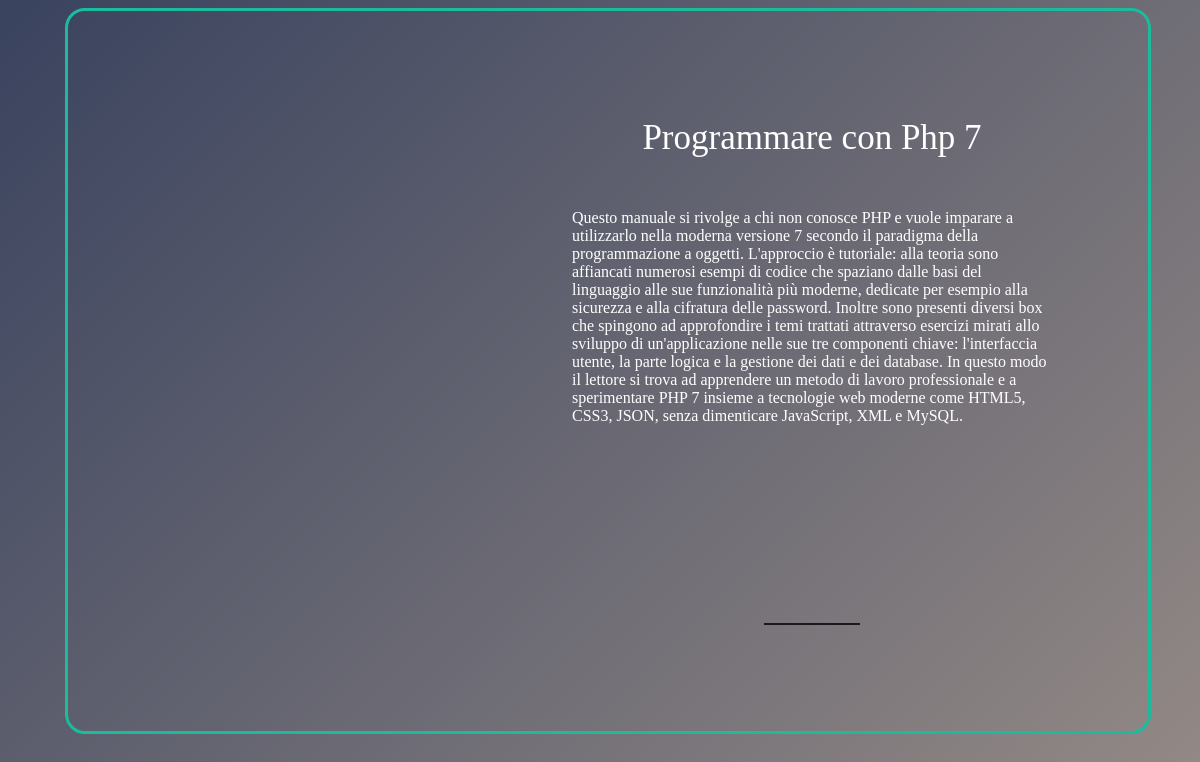
Screenshot of /libro.php?ISBN=2581473691590 (signed in) with the database file from the repository.
### tables this page shows
CREATE TABLE `libro` (
  `CodiceLibro` varchar(16) NOT NULL,
  `Titolo` text NOT NULL,
  `Lingua` text NOT NULL,
  `Editore` text NOT NULL,
  `AnnoPubblicazione` int(4) NOT NULL,
  `Sezione` text NOT NULL,
  `NumScaffale` int(16) NOT NULL,
  `NumPosto` int(16) NOT NULL,
  `ISBN` varchar(32) NOT NULL,
  `immagine` text NOT NULL,
  `descrizione` text NOT NULL
);

### libro.php (the view, shortened to what this page needs)
<?php session_start();
$servername = "localhost";
$username = "admin";
$password = "admin";
$dbname = "biblioteca";
$conn = new mysqli($servername, $username, $password, $dbname);
$query = "SELECT Titolo,Immagine,descrizione FROM `libro` WHERE ISBN like '".$_GET["ISBN"]."';";
$result = mysqli_query($conn,$query);
$libro = mysqli_fetch_array($result,MYSQLI_ASSOC);
?>
<!DOCTYPE html>
<html lang="en">
<head>
    <link rel="stylesheet" href="css/libro.css">
</head>
<body>
    <div class="page">
        <div class="left">
            <div class="immagine" style="background-image: url('<?php echo $libro["Immagine"]?>');"></div>
        </div>
        <div class="right">
            <p class="Titolo" style="font-size:35px"><?php echo $libro["Titolo"]?></p>
            <p class = "descrizione" ><?php echo $libro["descrizione"]?></p>
            <div class="interactions">
                <button class="button-28" placeholder="Prendi in prestito" ></button>
                <button class="button-28" ></button>
            </div>
        </div>
    </div>
</body>
</html>

### css/libro.css (style rules this page uses)
body { background: linear-gradient(135deg, rgba(36, 46, 77, 0.9), rgba(137, 126, 121, 0.9)); color : white; background-repeat: no-repeat; background-size: cover; height: 100vh; width: 100%; }
.page { display: flex; flex-direction: row; border: 3px solid #1abc9c; border-radius: 20px; width: 90vw; height: 90vh; margin: auto; }
.immagine { position: relative; border-radius: 20px; width: 18vw; height: 60vh; background-repeat: no-repeat; background-size: cover; margin-top:auto; margin-bottom: auto; }
.left { display: flex; flex-direction: column; margin:auto; }
.right { display: flex; flex-direction: column; margin :auto; }
.Titolo { text-align: center; margin-top:auto; }
.descrizione { margin-bottom:auto; max-width: 40vw; }
.interactions { display:flex; margin-top: 20vh; margin-left: auto; margin-right:auto; }
.button-28 { appearance: none; background-color: transparent; border-bottom: 2px solid #1A1A1A; border-top: transparent; border-left: transparent; border-right: transparent; color: white; cursor: pointer; font-family: Roobert,-apple-system,BlinkMacSystemFont,"Segoe UI",Helvetica,Arial,sans-serif,"Apple Color Emoji","Segoe UI Emoji","Segoe UI Symbol"; font-size: 14px; font-weight: 600; line-height: normal; min-width: 0; outline: none; padding: 10px 15px; text-align: center; text-decoration: none; transition: all 300ms cubic-bezier(.23, 1, 0.32, 1); -webkit-user-select: none; touch-action: manipulation; will-change: transform; height: 5vh; width: 4vw; }

### rows the page displays
libro: Titolo "Programmare con Php 7", descrizione "Questo manuale si rivolge a chi non conosce PHP e vuole imparare a utilizzarlo nella moderna versione 7 secondo il paradigma della programmazione a oggetti. L'approccio è tutoriale: alla teoria sono affiancati numerosi esempi di codice che spaziano dalle basi del linguaggio alle sue funzionalità più moderne, dedicate per esempio alla sicurezza e alla cifratura delle password. Inoltre sono presenti diversi box che spingono ad approfondire i temi trattati attraverso esercizi mirati allo sviluppo di un'applicazione nelle sue tre componenti chiave: l'interfaccia utente, la parte logica e la gestione dei dati e dei database. In questo modo il lettore si trova ad apprendere un metodo di lavoro…"
